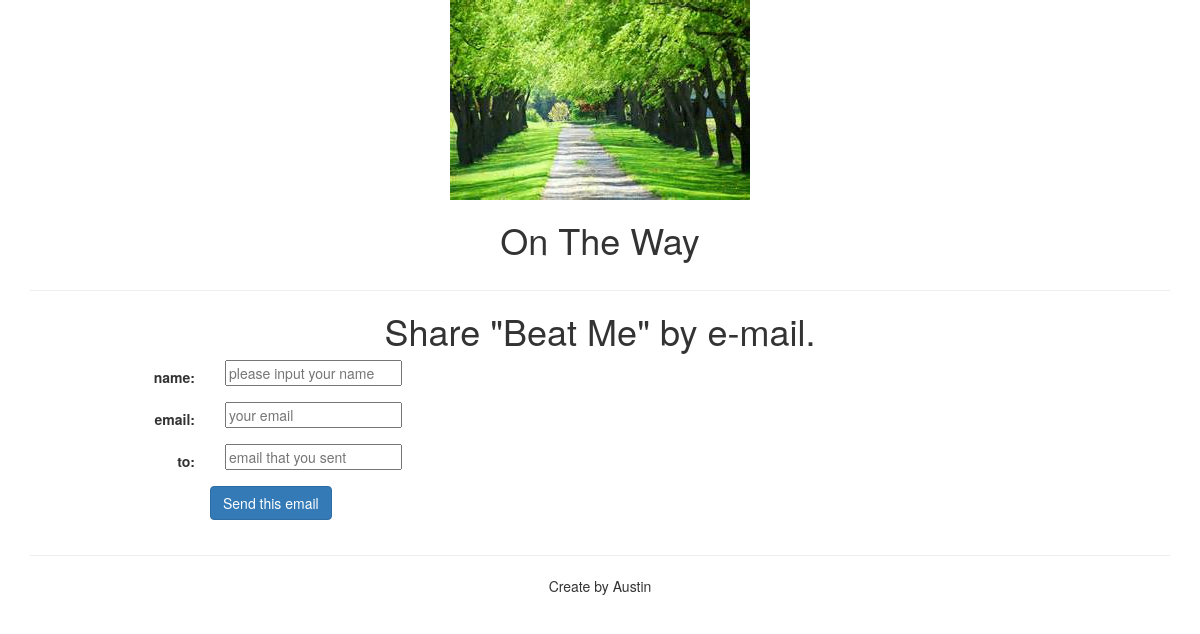
Page /blog/3/share/ on the earlier database version.
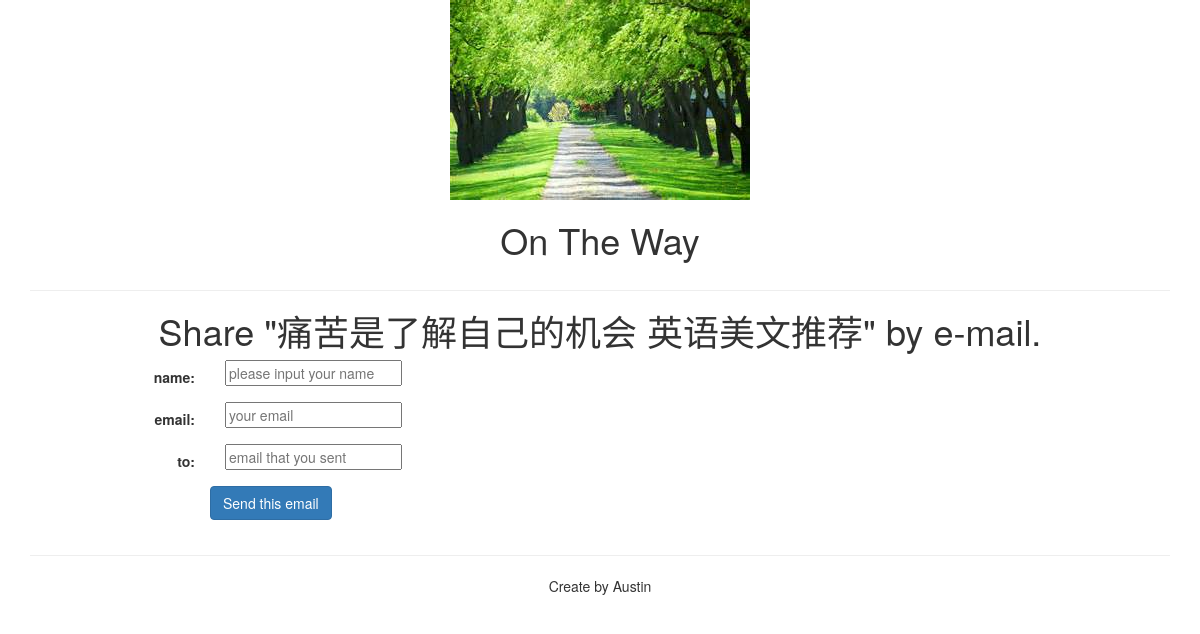
Same page on the later database version.
### blog/models.py (models this page shows, shortened)
class Post(models.Model):
    STATUS_CHOICE = (("draft", "DRAFT"), ("published", "PUBLISHED"),)
    title = models.CharField(max_length=250)
    slug = models.SlugField(max_length=250, unique_for_date="published")
    author = models.ForeignKey(User, related_name="blog_posts")
    body = models.TextField()
    published = models.DateTimeField(default=timezone.now)
    created = models.DateTimeField(auto_now_add=True)
    updated = models.DateTimeField(auto_now=True)
    status = models.CharField(max_length=10, choices=STATUS_CHOICE, default="draft")
    tags = TaggableManager()
    class Mate:
        ordering = ("-published",)

### blog/views.py (the view, shortened to what this page needs)
# urls.py: url(r"^(?P<post_id>\d+)/share/$", views.post_share, name='post_share'),
def post_share(request, post_id):
    post = get_object_or_404(Post, id=post_id, status="published")
    sent = False
    if request.method == 'GET':
        form = EmailPostForm()
    return render(request, 'blog/post/share.html', {'post':post, "form":form, 'sent': sent},)

### blog/forms.py
class EmailPostForm(forms.Form):
    name = forms.CharField(max_length=25, widget = forms.TextInput(attrs={"class": "", "placeholder": "please input your name"}),)
    email = forms.EmailField(widget = forms.EmailInput(attrs={"placeholder":"your email",}),)
    to = forms.EmailField(widget = forms.EmailInput(attrs={"placeholder":"email that you sent",}),)
    comments = forms.CharField(required=False, widget=forms.Textarea)

### blog/templates/blog/post/share.html (shortened to what this page needs)
{% extends 'blog/base.html' %}
{% block content %}
  <hr>
  {% if sent %}
  <h1 class="text-center">E-MAIL successfully sent.</h1>
  <p class="text-center">"{{ post.title }}" was successfully sent to {{ cd.to }}.</p>
  {% else %}
  <h1 class="text-center">Share "{{ post.title }}" by e-mail.</h1>
  <form action="." method="post" class="form-horizontal">{% csrf_token %}
      <div class="form-group">
           <label class="col-sm-2 control-label">name:</label>
           <div class="col-sm-10">{{ form.name }}</div>
      </div>
      <div class="form-group">
           <label class="col-sm-2 control-label">email:</label>
           <div class="col-sm-10">
               {{ form.email }}
           </div>
      </div>
      <div class="form-group">
           <label class="col-sm-2 control-label">to:</label>
           <div class="col-sm-10">
               {{ form.to }}
           </div>
      </div>
      <div class="form-group">
          <div class="col-sm-offset-2 con-sm-10">
            <input type="submit" value="Send this email" class="btn btn-primary">
          </div>
      </div>
  </form>
  {% endif %}
{% endblock %}

Differences in the rows shown:
changed Post: title "Beat Me" → "痛苦是了解自己的机会 英语美文推荐"
